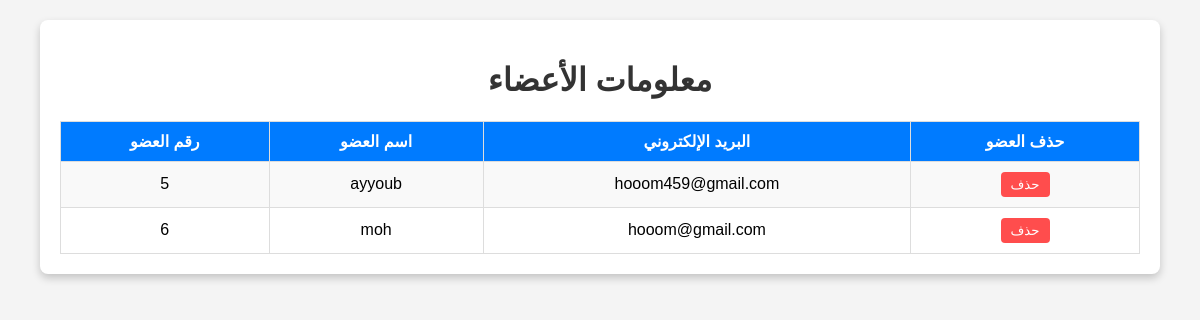
/admin/members.php, run on the app's committed database.
### tables this page shows
CREATE TABLE IF NOT EXISTS `customers` (
  `id` int NOT NULL AUTO_INCREMENT,
  `name` varchar(100) NOT NULL,
  `email` varchar(100) NOT NULL,
  `password` varchar(100) NOT NULL,
  PRIMARY KEY (`id`)
);

### admin/members.php (the view, shortened to what this page needs)
<?php
include('../include/connected.php');
?>
<!DOCTYPE html>
<html lang="ar">
<head>
</head>
<body>
    <div class="container">
        <h1>معلومات الأعضاء</h1>
        <table>
            <tr>
                <th>رقم العضو</th>
                <th>اسم العضو</th>
                <th>البريد الإلكتروني</th>
                <th>حذف العضو</th>
            </tr>
            <?php
            $query = "SELECT * FROM customers ORDER BY id ASC";
            $result = mysqli_query($conn, $query);
            if (mysqli_num_rows($result) > 0) {
                while ($row = mysqli_fetch_assoc($result)) {
                    echo "<tr>";
                    echo "<td>" . $row['id'] . "</td>";
                    echo "<td>" . $row['name'] . "</td>";
                    echo "<td>" . $row['email'] . "</td>";
                    echo "<td><a href='members.php?delete_id=" . $row['id'] . "'><button class='delete-btn'>حذف</button></a></td>";
                    echo "</tr>";
                }
            } else {
                echo "<tr><td colspan='4'>لا يوجد أعضاء مسجلين</td></tr>";
            }
            ?>
        </table>
    </div>
</body>
</html>

### admin/members.php (style rules this page uses)
body { font-family: Arial, sans-serif; background-color: #f4f4f4; margin: 0; padding: 0; }
.container { width: 90%; margin: 20px auto; background-color: #fff; padding: 20px; border-radius: 8px; box-shadow: 0 4px 8px rgba(0, 0, 0, 0.2); }
h1 { text-align: center; color: #333; }
table { width: 100%; border-collapse: collapse; margin-top: 20px; }
table th, table td { border: 1px solid #ddd; padding: 10px; text-align: center; }
table th { background-color: #007bff; color: white; }
table tr:nth-child(even) { background-color: #f9f9f9; }
.delete-btn { background-color: #ff4d4d; color: white; border: none; padding: 5px 10px; border-radius: 4px; cursor: pointer; }

### data on the page
customers: id "5", name "ayyoub", email "hooom459@gmail.com"
customers: id "6", name "moh", email "hooom@gmail.com"
